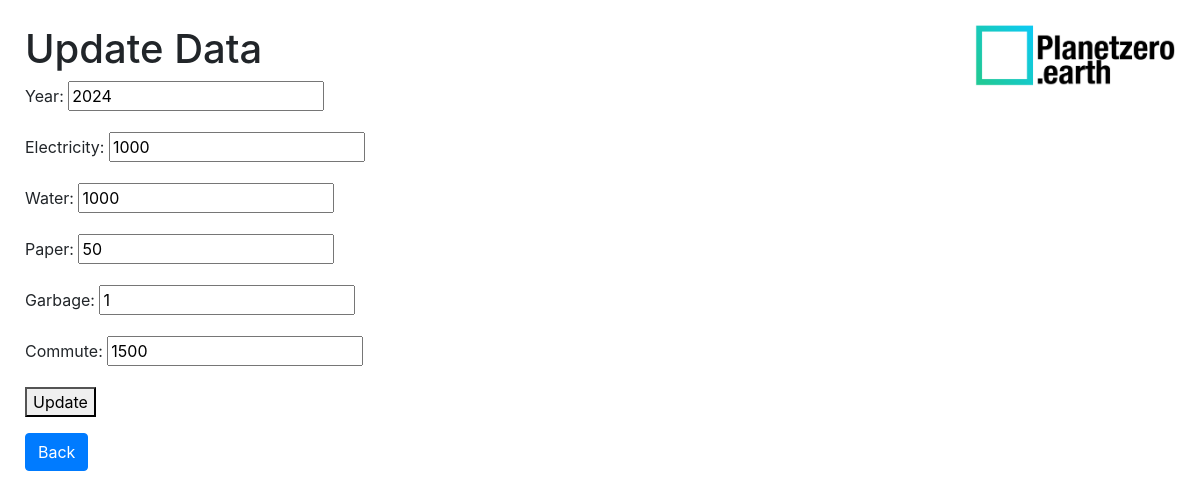
Page /calculator/update/7/ on the committed database.
### calculator/models.py (models this page shows)
class OfficeOperationForm(models.Model):
	year = models.IntegerField(validators=[MinValueValidator(2000), MaxValueValidator(9999)], default=datetime.now().year)
	electricity = models.IntegerField(default=1000)
	water = models.IntegerField(default=1000)
	paper = models.IntegerField(default=50)
	garbage = models.IntegerField(default=1)
	food = models.DecimalField(max_digits=3, decimal_places=0, default=0, validators=PERCENTAGE_VALIDATOR)
	commute = models.IntegerField(default=1500)
	class Meta:
		app_label = 'calculator'

### calculator/views.py (the view)
# urls.py: path('update/<int:pk>/', OfficeOperationFormUpdateView.as_view(), name='update'),
class OfficeOperationFormUpdateView(UpdateView):
    model = OfficeOperationFormModel
    fields = ["year", "electricity", "water", "paper", "garbage", "commute"]
    template_name = 'calculator/officeoperationform_update.html'
    success_url = reverse_lazy('view_data')

### calculator/templates/calculator/officeoperationform_update.html (shortened to what this page needs)
{% extends "calculator/layout.html" %}
{% block body %}
<h1>Update Data</h1>
<form method="post">
    {{ form.as_p }}
    <button type="submit">Update</button>
</form>
<a href="{% url 'view_data' %}" class="btn btn-primary">Back</a>
{% endblock %}

### calculator/templates/calculator/layout.html (style rules this page uses)
body { margin: 25px; }

### rows in the picture
OfficeOperationForm: year "2024", electricity "1000", water "1000", paper "50", garbage "1", commute "1500"
